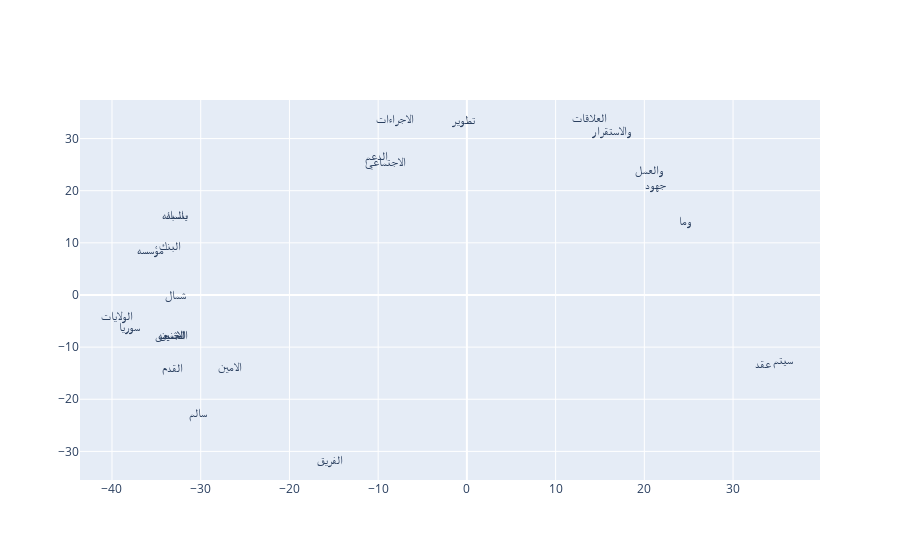

Source (notebook cell):
### Code cell
plot_function(x_vals[300:325], y_vals[300:325], labels[300:325])

### Figure 1 — Plotly figure (JSON) as saved in the notebook; plotly's stock layout.template omitted (floating-point values rounded to 4 significant figures)
{"data": [{"mode": "text", "text": ["والاستقرار", "وما", "بالمائه", "شمال", "الدعم", "جهود", "الفريق", "العلاقات", "سالم", "سيتم", "والعمل", "الاجتماعي", "البنك", "القدم", "الولايات", "الاثنين", "بنسبه", "الاجراءات", "مؤسسه", "سوريا", "عقد", "تطوير", "الجمعه", "الخميس", "الامين"], "type": "scatter", "x": [16.27, 24.56, -32.98, -32.82, -10.22, 21.3, -15.48, 13.81, -30.31, 35.63, 20.42, -9.169, -33.42, -33.13, -39.43, -33.25, -32.64, -8.137, -35.71, -38.07, 33.41, -0.4183, -33.24, -33.25, -26.65], "y": [31.28, 13.99, 15.15, -0.2869, 26.39, 20.95, -31.84, 33.75, -22.88, -12.68, 23.77, 25.31, 9.207, -14.17, -4.291, -7.929, 15.13, 33.55, 8.415, -6.351, -13.35, 33.36, -7.934, -7.93, -14.02]}], "layout": {}}
